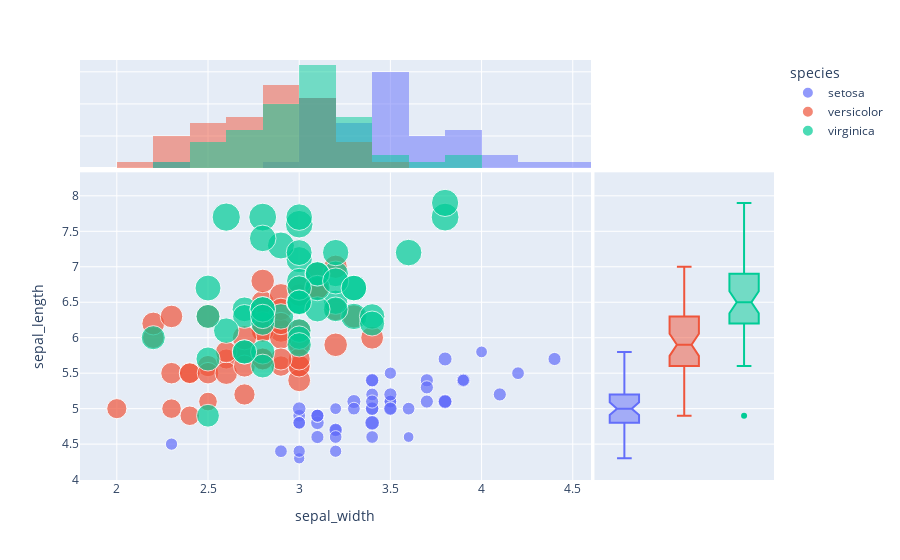

The code cell stored with this chart in its notebook:
### Markdown cell above
We can further improve this chart by adding histograms and box-plots describing the X and the Y-axis.

### Code cell
fig = px.scatter(df, x="sepal_width", y="sepal_length", color="species", 
                 size='petal_length', hover_data=['petal_width'], 
                 marginal_y="box", marginal_x="histogram")
fig.show()

### Figure 1 — Plotly figure (JSON) as saved in the notebook; plotly's stock layout.template omitted (floating-point values rounded to 4 significant figures)
{"data": [{"customdata": [[0.2], [0.2], [0.2], [0.2], [0.2], [0.4], [0.3], [0.2], [0.2], [0.1], [0.2], [0.2], [0.1], [0.1], [0.2], [0.4], [0.4], [0.3], [0.3], [0.3], [0.2], [0.4], [0.2], [0.5], [0.2], [0.2], [0.4], [0.2], [0.2], [0.2], [0.2], [0.4], [0.1], [0.2], [0.1], [0.2], [0.2], [0.1], [0.2], [0.2], [0.3], [0.3], [0.2], [0.6], [0.4], [0.3], [0.2], [0.2], [0.2], [0.2]], "hovertemplate": "species=setosa<br>sepal_width=%{x}<br>sepal_length=%{y}<br>petal_length=%{marker.size}<br>petal_width=%{customdata[0]}<extra></extra>", "legendgroup": "setosa", "marker": {"color": "#636efa", "size": [1.4, 1.4, 1.3, 1.5, 1.4, 1.7, 1.4, 1.5, 1.4, 1.5, 1.5, 1.6, 1.4, 1.1, 1.2, 1.5, 1.3, 1.4, 1.7, 1.5, 1.7, 1.5, 1, 1.7, 1.9, 1.6, 1.6, 1.5, 1.4, 1.6, 1.6, 1.5, 1.5, 1.4, 1.5, 1.2, 1.3, 1.5, 1.3, 1.5, 1.3, 1.3, 1.3, 1.6, 1.9, 1.4, 1.6, 1.4, 1.5, 1.4], "sizemode": "area", "sizeref": 0.01725, "symbol": "circle"}, "mode": "markers", "name": "setosa", "orientation": "v", "showlegend": true, "type": "scatter", "x": [3.5, 3, 3.2, 3.1, 3.6, 3.9, 3.4, 3.4, 2.9, 3.1, 3.7, 3.4, 3, 3, 4, 4.4, 3.9, 3.5, 3.8, 3.8, 3.4, 3.7, 3.6, 3.3, 3.4, 3, 3.4, 3.5, 3.4, 3.2, 3.1, 3.4, 4.1, 4.2, 3.1, 3.2, 3.5, 3.1, 3, 3.4, 3.5, 2.3, 3.2, 3.5, 3.8, 3, 3.8, 3.2, 3.7, 3.3], "xaxis": "x", "y": [5.1, 4.9, 4.7, 4.6, 5, 5.4, 4.6, 5, 4.4, 4.9, 5.4, 4.8, 4.8, 4.3, 5.8, 5.7, 5.4, 5.1, 5.7, 5.1, 5.4, 5.1, 4.6, 5.1, 4.8, 5, 5, 5.2, 5.2, 4.7, 4.8, 5.4, 5.2, 5.5, 4.9, 5, 5.5, 4.9, 4.4, 5.1, 5, 4.5, 4.4, 5, 5.1, 4.8, 5.1, 4.6, 5.3, 5], "yaxis": "y"}, {"alignmentgroup": "True", "bingroup": "x", "hovertemplate": "species=setosa<br>sepal_width=%{x}<br>count=%{y}<extra></extra>", "legendgroup": "setosa", "marker": {"color": "#636efa"}, "name": "setosa", "offsetgroup": "setosa", "opacity": 0.5, "showlegend": false, "type": "histogram", "x": [3.5, 3, 3.2, 3.1, 3.6, 3.9, 3.4, 3.4, 2.9, 3.1, 3.7, 3.4, 3, 3, 4, 4.4, 3.9, 3.5, 3.8, 3.8, 3.4, 3.7, 3.6, 3.3, 3.4, 3, 3.4, 3.5, 3.4, 3.2, 3.1, 3.4, 4.1, 4.2, 3.1, 3.2, 3.5, 3.1, 3, 3.4, 3.5, 2.3, 3.2, 3.5, 3.8, 3, 3.8, 3.2, 3.7, 3.3], "xaxis": "x3", "yaxis": "y3"}, {"alignmentgroup": "True", "customdata": [[0.2], [0.2], [0.2], [0.2], [0.2], [0.4], [0.3], [0.2], [0.2], [0.1], [0.2], [0.2], [0.1], [0.1], [0.2], [0.4], [0.4], [0.3], [0.3], [0.3], [0.2], [0.4], [0.2], [0.5], [0.2], [0.2], [0.4], [0.2], [0.2], [0.2], [0.2], [0.4], [0.1], [0.2], [0.1], [0.2], [0.2], [0.1], [0.2], [0.2], [0.3], [0.3], [0.2], [0.6], [0.4], [0.3], [0.2], [0.2], [0.2], [0.2]], "hovertemplate": "species=setosa<br>sepal_length=%{y}<br>petal_width=%{customdata[0]}<extra></extra>", "legendgroup": "setosa", "marker": {"color": "#636efa", "symbol": "circle"}, "name": "setosa", "notched": true, "offsetgroup": "setosa", "showlegend": false, "type": "box", "xaxis": "x2", "y": [5.1, 4.9, 4.7, 4.6, 5, 5.4, 4.6, 5, 4.4, 4.9, 5.4, 4.8, 4.8, 4.3, 5.8, 5.7, 5.4, 5.1, 5.7, 5.1, 5.4, 5.1, 4.6, 5.1, 4.8, 5, 5, 5.2, 5.2, 4.7, 4.8, 5.4, 5.2, 5.5, 4.9, 5, 5.5, 4.9, 4.4, 5.1, 5, 4.5, 4.4, 5, 5.1, 4.8, 5.1, 4.6, 5.3, 5], "yaxis": "y2"}, {"customdata": [[1.4], [1.5], [1.5], [1.3], [1.5], [1.3], [1.6], [1], [1.3], [1.4], [1], [1.5], [1], [1.4], [1.3], [1.4], [1.5], [1], [1.5], [1.1], [1.8], [1.3], [1.5], [1.2], [1.3], [1.4], [1.4], [1.7], [1.5], [1], [1.1], [1], [1.2], [1.6], [1.5], [1.6], [1.5], [1.3], [1.3], [1.3], [1.2], [1.4], [1.2], [1], [1.3], [1.2], [1.3], [1.3], [1.1], [1.3]], "hovertemplate": "species=versicolor<br>sepal_width=%{x}<br>sepal_length=%{y}<br>petal_length=%{marker.size}<br>petal_width=%{customdata[0]}<extra></extra>", "legendgroup": "versicolor", "marker": {"color": "#EF553B", "size": [4.7, 4.5, 4.9, 4, 4.6, 4.5, 4.7, 3.3, 4.6, 3.9, 3.5, 4.2, 4, 4.7, 3.6, 4.4, 4.5, 4.1, 4.5, 3.9, 4.8, 4, 4.9, 4.7, 4.3, 4.4, 4.8, 5, 4.5, 3.5, 3.8, 3.7, 3.9, 5.1, 4.5, 4.5, 4.7, 4.4, 4.1, 4, 4.4, 4.6, 4, 3.3, 4.2, 4.2, 4.2, 4.3, 3, 4.1], "sizemode": "area", "sizeref": 0.01725, "symbol": "circle"}, "mode": "markers", "name": "versicolor", "orientation": "v", "showlegend": true, "type": "scatter", "x": [3.2, 3.2, 3.1, 2.3, 2.8, 2.8, 3.3, 2.4, 2.9, 2.7, 2, 3, 2.2, 2.9, 2.9, 3.1, 3, 2.7, 2.2, 2.5, 3.2, 2.8, 2.5, 2.8, 2.9, 3, 2.8, 3, 2.9, 2.6, 2.4, 2.4, 2.7, 2.7, 3, 3.4, 3.1, 2.3, 3, 2.5, 2.6, 3, 2.6, 2.3, 2.7, 3, 2.9, 2.9, 2.5, 2.8], "xaxis": "x", "y": [7, 6.4, 6.9, 5.5, 6.5, 5.7, 6.3, 4.9, 6.6, 5.2, 5, 5.9, 6, 6.1, 5.6, 6.7, 5.6, 5.8, 6.2, 5.6, 5.9, 6.1, 6.3, 6.1, 6.4, 6.6, 6.8, 6.7, 6, 5.7, 5.5, 5.5, 5.8, 6, 5.4, 6, 6.7, 6.3, 5.6, 5.5, 5.5, 6.1, 5.8, 5, 5.6, 5.7, 5.7, 6.2, 5.1, 5.7], "yaxis": "y"}, {"alignmentgroup": "True", "bingroup": "x", "hovertemplate": "species=versicolor<br>sepal_width=%{x}<br>count=%{y}<extra></extra>", "legendgroup": "versicolor", "marker": {"color": "#EF553B"}, "name": "versicolor", "offsetgroup": "versicolor", "opacity": 0.5, "showlegend": false, "type": "histogram", "x": [3.2, 3.2, 3.1, 2.3, 2.8, 2.8, 3.3, 2.4, 2.9, 2.7, 2, 3, 2.2, 2.9, 2.9, 3.1, 3, 2.7, 2.2, 2.5, 3.2, 2.8, 2.5, 2.8, 2.9, 3, 2.8, 3, 2.9, 2.6, 2.4, 2.4, 2.7, 2.7, 3, 3.4, 3.1, 2.3, 3, 2.5, 2.6, 3, 2.6, 2.3, 2.7, 3, 2.9, 2.9, 2.5, 2.8], "xaxis": "x3", "yaxis": "y3"}, {"alignmentgroup": "True", "customdata": [[1.4], [1.5], [1.5], [1.3], [1.5], [1.3], [1.6], [1], [1.3], [1.4], [1], [1.5], [1], [1.4], [1.3], [1.4], [1.5], [1], [1.5], [1.1], [1.8], [1.3], [1.5], [1.2], [1.3], [1.4], [1.4], [1.7], [1.5], [1], [1.1], [1], [1.2], [1.6], [1.5], [1.6], [1.5], [1.3], [1.3], [1.3], [1.2], [1.4], [1.2], [1], [1.3], [1.2], [1.3], [1.3], [1.1], [1.3]], "hovertemplate": "species=versicolor<br>sepal_length=%{y}<br>petal_width=%{customdata[0]}<extra></extra>", "legendgroup": "versicolor", "marker": {"color": "#EF553B", "symbol": "circle"}, "name": "versicolor", "notched": true, "offsetgroup": "versicolor", "showlegend": false, "type": "box", "xaxis": "x2", "y": [7, 6.4, 6.9, 5.5, 6.5, 5.7, 6.3, 4.9, 6.6, 5.2, 5, 5.9, 6, 6.1, 5.6, 6.7, 5.6, 5.8, 6.2, 5.6, 5.9, 6.1, 6.3, 6.1, 6.4, 6.6, 6.8, 6.7, 6, 5.7, 5.5, 5.5, 5.8, 6, 5.4, 6, 6.7, 6.3, 5.6, 5.5, 5.5, 6.1, 5.8, 5, 5.6, 5.7, 5.7, 6.2, 5.1, 5.7], "yaxis": "y2"}, {"customdata": [[2.5], [1.9], [2.1], [1.8], [2.2], [2.1], [1.7], [1.8], [1.8], [2.5], [2], [1.9], [2.1], [2], [2.4], [2.3], [1.8], [2.2], [2.3], [1.5], [2.3], [2], [2], [1.8], [2.1], [1.8], [1.8], [1.8], [2.1], [1.6], [1.9], [2], [2.2], [1.5], [1.4], [2.3], [2.4], [1.8], [1.8], [2.1], [2.4], [2.3], [1.9], [2.3], [2.5], [2.3], [1.9], [2], [2.3], [1.8]], "hovertemplate": "species=virginica<br>sepal_width=%{x}<br>sepal_length=%{y}<br>petal_length=%{marker.size}<br>petal_width=%{customdata[0]}<extra></extra>", "legendgroup": "virginica", "marker": {"color": "#00cc96", "size": [6, 5.1, 5.9, 5.6, 5.8, 6.6, 4.5, 6.3, 5.8, 6.1, 5.1, 5.3, 5.5, 5, 5.1, 5.3, 5.5, 6.7, 6.9, 5, 5.7, 4.9, 6.7, 4.9, 5.7, 6, 4.8, 4.9, 5.6, 5.8, 6.1, 6.4, 5.6, 5.1, 5.6, 6.1, 5.6, 5.5, 4.8, 5.4, 5.6, 5.1, 5.1, 5.9, 5.7, 5.2, 5, 5.2, 5.4, 5.1], "sizemode": "area", "sizeref": 0.01725, "symbol": "circle"}, "mode": "markers", "name": "virginica", "orientation": "v", "showlegend": true, "type": "scatter", "x": [3.3, 2.7, 3, 2.9, 3, 3, 2.5, 2.9, 2.5, 3.6, 3.2, 2.7, 3, 2.5, 2.8, 3.2, 3, 3.8, 2.6, 2.2, 3.2, 2.8, 2.8, 2.7, 3.3, 3.2, 2.8, 3, 2.8, 3, 2.8, 3.8, 2.8, 2.8, 2.6, 3, 3.4, 3.1, 3, 3.1, 3.1, 3.1, 2.7, 3.2, 3.3, 3, 2.5, 3, 3.4, 3], "xaxis": "x", "y": [6.3, 5.8, 7.1, 6.3, 6.5, 7.6, 4.9, 7.3, 6.7, 7.2, 6.5, 6.4, 6.8, 5.7, 5.8, 6.4, 6.5, 7.7, 7.7, 6, 6.9, 5.6, 7.7, 6.3, 6.7, 7.2, 6.2, 6.1, 6.4, 7.2, 7.4, 7.9, 6.4, 6.3, 6.1, 7.7, 6.3, 6.4, 6, 6.9, 6.7, 6.9, 5.8, 6.8, 6.7, 6.7, 6.3, 6.5, 6.2, 5.9], "yaxis": "y"}, {"alignmentgroup": "True", "bingroup": "x", "hovertemplate": "species=virginica<br>sepal_width=%{x}<br>count=%{y}<extra></extra>", "legendgroup": "virginica", "marker": {"color": "#00cc96"}, "name": "virginica", "offsetgroup": "virginica", "opacity": 0.5, "showlegend": false, "type": "histogram", "x": [3.3, 2.7, 3, 2.9, 3, 3, 2.5, 2.9, 2.5, 3.6, 3.2, 2.7, 3, 2.5, 2.8, 3.2, 3, 3.8, 2.6, 2.2, 3.2, 2.8, 2.8, 2.7, 3.3, 3.2, 2.8, 3, 2.8, 3, 2.8, 3.8, 2.8, 2.8, 2.6, 3, 3.4, 3.1, 3, 3.1, 3.1, 3.1, 2.7, 3.2, 3.3, 3, 2.5, 3, 3.4, 3], "xaxis": "x3", "yaxis": "y3"}, {"alignmentgroup": "True", "customdata": [[2.5], [1.9], [2.1], [1.8], [2.2], [2.1], [1.7], [1.8], [1.8], [2.5], [2], [1.9], [2.1], [2], [2.4], [2.3], [1.8], [2.2], [2.3], [1.5], [2.3], [2], [2], [1.8], [2.1], [1.8], [1.8], [1.8], [2.1], [1.6], [1.9], [2], [2.2], [1.5], [1.4], [2.3], [2.4], [1.8], [1.8], [2.1], [2.4], [2.3], [1.9], [2.3], [2.5], [2.3], [1.9], [2], [2.3], [1.8]], "hovertemplate": "species=virginica<br>sepal_length=%{y}<br>petal_width=%{customdata[0]}<extra></extra>", "legendgroup": "virginica", "marker": {"color": "#00cc96", "symbol": "circle"}, "name": "virginica", "notched": true, "offsetgroup": "virginica", "showlegend": false, "type": "box", "xaxis": "x2", "y": [6.3, 5.8, 7.1, 6.3, 6.5, 7.6, 4.9, 7.3, 6.7, 7.2, 6.5, 6.4, 6.8, 5.7, 5.8, 6.4, 6.5, 7.7, 7.7, 6, 6.9, 5.6, 7.7, 6.3, 6.7, 7.2, 6.2, 6.1, 6.4, 7.2, 7.4, 7.9, 6.4, 6.3, 6.1, 7.7, 6.3, 6.4, 6, 6.9, 6.7, 6.9, 5.8, 6.8, 6.7, 6.7, 6.3, 6.5, 6.2, 5.9], "yaxis": "y2"}], "layout": {"barmode": "overlay", "legend": {"itemsizing": "constant", "title": {"text": "species"}, "tracegroupgap": 0}, "margin": {"t": 60}, "xaxis": {"anchor": "y", "domain": [0, 0.7363], "title": {"text": "sepal_width"}}, "xaxis2": {"anchor": "y2", "domain": [0.7413, 1], "matches": "x2", "showgrid": false, "showline": false, "showticklabels": false, "ticks": ""}, "xaxis3": {"anchor": "y3", "domain": [0, 0.7363], "matches": "x", "showgrid": true, "showticklabels": false}, "xaxis4": {"anchor": "y4", "domain": [0.7413, 1], "matches": "x2", "showgrid": false, "showline": false, "showticklabels": false, "ticks": ""}, "yaxis": {"anchor": "x", "domain": [0, 0.7326], "title": {"text": "sepal_length"}}, "yaxis2": {"anchor": "x2", "domain": [0, 0.7326], "matches": "y", "showgrid": true, "showticklabels": false}, "yaxis3": {"anchor": "x3", "domain": [0.7426, 1], "matches": "y3", "showgrid": true, "showline": false, "showticklabels": false, "ticks": ""}, "yaxis4": {"anchor": "x4", "domain": [0.7426, 1], "matches": "y3", "showgrid": true, "showline": false, "showticklabels": false, "ticks": ""}}}
